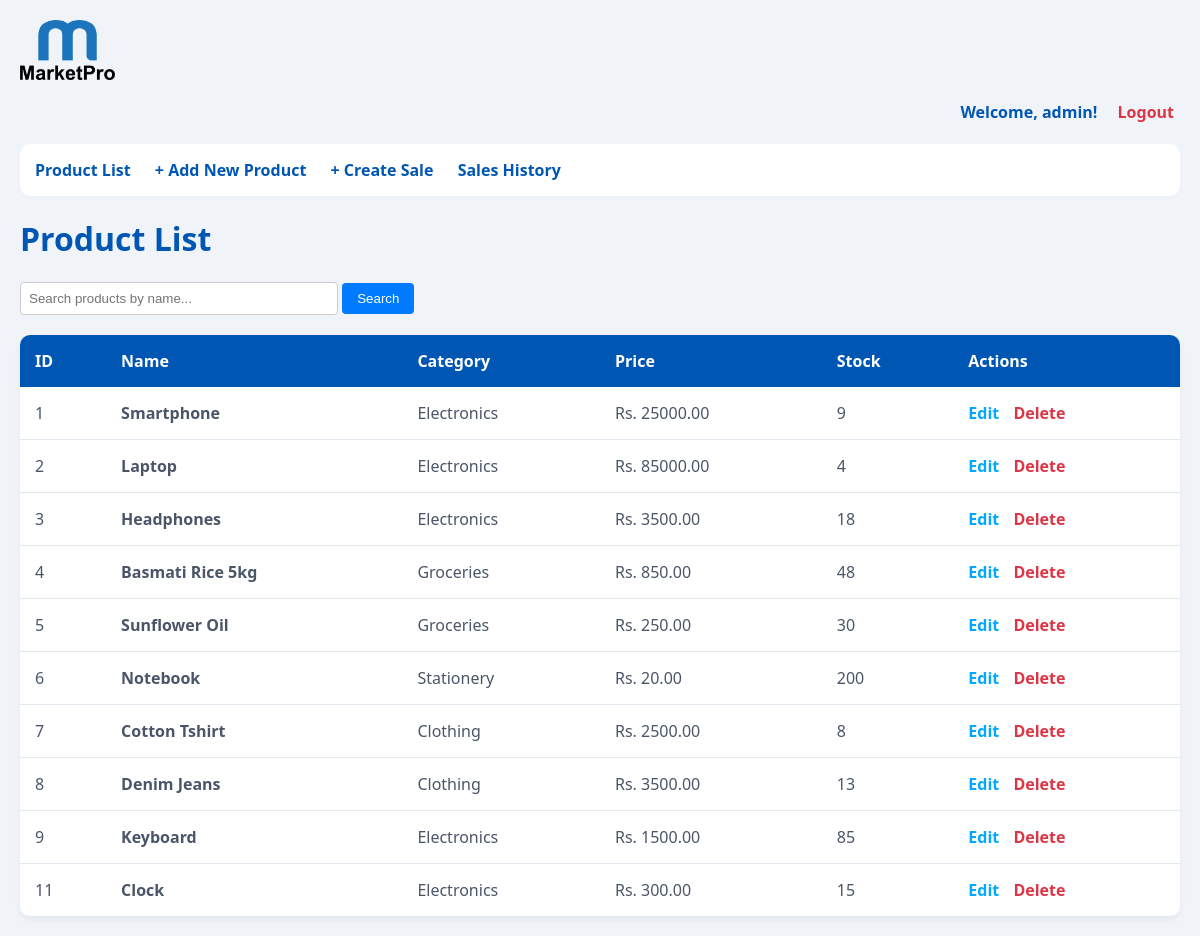
Screenshot of /products/ (signed in) with the database file from the repository.
### pos/models.py (models this page shows, shortened)
class Product(models.Model):
    name = models.CharField(max_length=200)
    category = models.ForeignKey(Category, on_delete=models.SET_NULL, null=True)
    price = models.DecimalField(max_digits=10, decimal_places=2)
    stock_quantity = models.PositiveIntegerField(default=0)

class Category(models.Model):
    name = models.CharField(max_length=100)

### pos/views.py (the view)
# urls.py: path("products/", views.product_list, name="product_list"),
@login_required
def product_list(request):
    query = request.GET.get("q")
    if query:
        products = Product.objects.filter(name__icontains=query)
    else:
        products = Product.objects.all()
    return render(request, "product_list.html", {"products": products, "query": query})

### pos/templates/product_list.html (shortened to what this page needs)
{% extends 'base.html' %}
{% block content %}
    <h1>Product List</h1>
    <form method="GET" action="{% url 'product_list' %}" style="margin-bottom: 20px;">
        <input type="text" name="q" placeholder="Search products by name..." value="{{ query|default:'' }}"
               style="padding: 8px; width: 300px; border: 1px solid #ccc; border-radius: 4px;">
        <button type="submit" style="padding: 8px 15px; background-color: #007bff; color: white; border: none; border-radius: 4px; cursor: pointer;">Search</button>
    </form>
    <table>
        <thead>
            <tr>
                <th>ID</th>
                <th>Name</th>
                <th>Category</th>
                <th>Price</th>
                <th>Stock</th>
                <th>Actions</th>
            </tr>
        </thead>
        <tbody>
            {% for product in products %}
            <tr>
                <td>{{ product.id }}</td>
                <td><strong>{{ product.name }}</strong></td>
                <td>{{ product.category.name|default:"N/A" }}</td>
                <td>Rs. {{ product.price }}</td>
                <td>{{ product.stock_quantity }}</td>
                <td>
                    <a href="{% url 'product_update' product.pk %}" class="btn-edit">Edit</a>
                    <a href="{% url 'product_delete' product.pk %}" class="btn-delete">Delete</a>
                </td>
            </tr>
            {% empty %}
            <tr>
                <td colspan="6" class="empty-message">No products found. Please add products from the admin panel.</td>
            </tr>
            {% endfor %}
        </tbody>
    </table>
{% endblock %}

### pos/templates/base.html (shortened to what this page needs)
{% load static %}
<!DOCTYPE html>
<html lang="en">
<head>
</head>
<body>
    <div style="margin-bottom: 15px;">
        <img src="{% static 'images/logo.png' %}" alt="MarketPro Logo" style="height: 60px;">
    </div>
    {% if user.is_authenticated %}
    <div style="text-align: right; margin-bottom: 20px;">
        <span style="font-weight: 600; color: #0056b3;">Welcome, {{ user.username }}!</span>
        <form action="{% url 'logout' %}" method="post" style="display: inline;">
            <button type="submit" style="background: none; border: none; color: #dc3545; margin-left: 10px; font-weight: bold; cursor: pointer; font-size: 16px; font-family: inherit; transition: color 0.3s;">
                Logout
            </button>
        </form>
    </div>
    {% endif %}
    <p class="nav-links" style="background: white; padding: 15px; border-radius: 10px; box-shadow: 0 2px 4px rgba(0,0,0,0.02);">
        <a href="{% url 'product_list' %}">Product List</a>
        <a href="{% url 'product_create' %}">+ Add New Product</a>
        <a href="{% url 'create_sale' %}">+ Create Sale</a>
        <a href="{% url 'sale_list' %}">Sales History</a>
    </p>
    {% block content %}
    {% endblock %}
</body>
</html>

### pos/templates/base.html (style rules this page uses)
body { font-family: 'Segoe UI', Tahoma, Geneva, Verdana, sans-serif; margin: 0; padding: 20px; background-color: #f0f4f8; color: #333; }
h1 { color: #0056b3; font-weight: 600; }
table { width: 100%; border-collapse: separate; border-spacing: 0; margin-top: 20px; background-color: #ffffff; border-radius: 10px; overflow: hidden; box-shadow: 0 4px 6px rgba(0,0,0,0.05); }
th, td { padding: 15px; text-align: left; }
th { background-color: #0056b3; color: white; font-weight: 600; }
td { border-bottom: 1px solid #e2e8f0; color: #4a5568; }
tr:last-child td { border-bottom: none; }
.btn-edit { color: #00a8ff; text-decoration: none; font-weight: 600; margin-right: 10px; }
.btn-delete { color: #dc3545; text-decoration: none; font-weight: 600; }
.nav-links a { color: #0056b3; text-decoration: none; font-weight: 600; margin-right: 20px; transition: color 0.3s; }

### rows the page displays
Product: id "1", name "Smartphone", category.name "Electronics", price "25000.00", stock_quantity "9"
Product: id "2", name "Laptop", category.name "Electronics", price "85000.00", stock_quantity "4"
Product: id "3", name "Headphones", category.name "Electronics", price "3500.00", stock_quantity "18"
Product: id "4", name "Basmati Rice 5kg", category.name "Groceries", price "850.00", stock_quantity "48"
Product: id "5", name "Sunflower Oil", category.name "Groceries", price "250.00", stock_quantity "30"
Product: id "6", name "Notebook", category.name "Stationery", price "20.00", stock_quantity "200"
Product: id "7", name "Cotton Tshirt", category.name "Clothing", price "2500.00", stock_quantity "8"
Product: id "8", name "Denim Jeans", category.name "Clothing", price "3500.00", stock_quantity "13"
Product: id "9", name "Keyboard", category.name "Electronics", price "1500.00", stock_quantity "85"
Product: id "11", name "Clock", category.name "Electronics", price "300.00", stock_quantity "15"

### other values shown
{{ user.username }} "admin"
